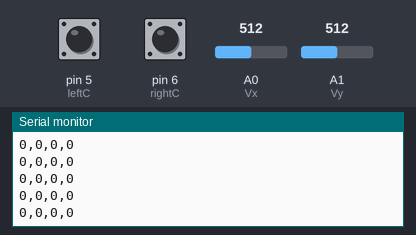
Simulated run of this sketch. Board: Arduino Uno, built with avr-gcc and run on an emulated ATmega328P. Shown: the last lines printed to the serial monitor. The test bench sets the inputs (shaded band); at power-on: A1 (Vy) = 512, A0 (Vx) = 512, pin 5 (leftC) HIGH, pin 6 (rightC) HIGH.

Above: at 1.2 s.
1.3 s: A1 (Vy) set to 656
4.3 s: A1 (Vy) set to 679
At 5.3 s:
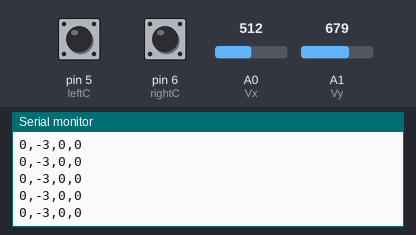
10.3 s: A0 (Vx) set to 424
11.8 s: A0 (Vx) set to 396
At 12.6 s:
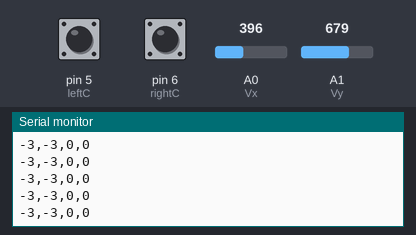

Measured:
- after the input at 4.3 s, the serial monitor: prints a new line at once (image 1)
- after the input at 11.8 s, the serial monitor: prints a new line at once (image 2)

The sketch:

mouse.ino
```cpp
// Joystick pins
const int Vx = A0;  // Joystick X-axis
const int Vy = A1;  // Joystick Y-axis
const int SW = 2;   // Joystick push button

// Button pins
const int leftC = 5;  // Left-click button
const int rightC = 6; // Right-click button

// Dead zone threshold to eliminate stick drift
const int drift = 3;

void setup() {
    // Configure joystick and button pins
    pinMode(SW, INPUT_PULLUP);
    pinMode(leftC, INPUT_PULLUP);
    pinMode(rightC, INPUT_PULLUP);

    // Start serial communication
    Serial.begin(9600);
}

void loop() {
    // Read joystick values
    int x = analogRead(Vx);
    int y = analogRead(Vy);

    // Map joystick values to a range
    int mappedX = map(x, 0, 1023, -10, 10);
    int mappedY = map(y, 0, 1023, 10, -10);  // Inverted Y-axis for natural movement

    // Apply dead zone filter
    if (abs(mappedX) < drift) mappedX = 0;
    if (abs(mappedY) < drift) mappedY = 0;

    // Read buttons directly (Active LOW)
    bool leftClick = digitalRead(leftC) == LOW;
    bool rightClick = digitalRead(rightC) == LOW;

    // Send data to serial (Make sure Python can read it)
    Serial.print(mappedX);
    Serial.print(",");
    Serial.print(mappedY);
    Serial.print(",");
    Serial.print(leftClick);
    Serial.print(",");
    Serial.println(rightClick);  // Use println() to signal end of message

    delay(10); // Reduce data flood
}
```
